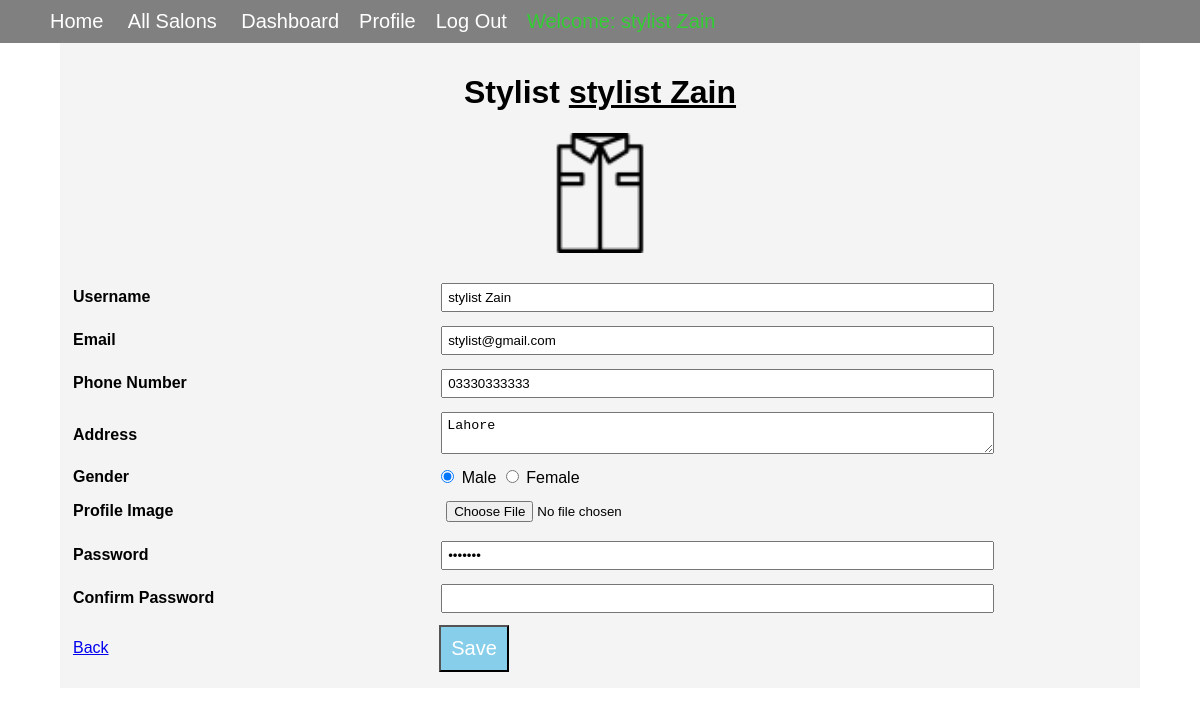
Page /stylist/profile.php (signed in) on the committed database.
### tables this page shows
CREATE TABLE `tbl_stylist` (
  `stylist_id` int(11) NOT NULL,
  `username` varchar(100) NOT NULL,
  `email` varchar(100) NOT NULL,
  `phone` varchar(15) DEFAULT NULL,
  `address` varchar(255) DEFAULT NULL,
  `gender` varchar(10) DEFAULT NULL,
  `profile_image` varchar(255) DEFAULT NULL,
  `password` varchar(255) NOT NULL,
  `services` int(11) DEFAULT NULL,
  `join_date` date NOT NULL
);

### stylist/profile.php (the view, shortened to what this page needs)
<!DOCTYPE html>
<html>
<head>
    <link rel="stylesheet" type="text/css" href="../include_files/mystyle.css">
</head>
<body>
<?php include_once "../navigation.php"; ?>
<?php
$user_id = $_SESSION['stylist_session']['user_id'];
require_once '../database_connection.php';
$sql = "SELECT * FROM tbl_stylist WHERE stylist_id = '$user_id'";
$result = $conn->query($sql);
$row = $result->fetch(PDO::FETCH_ASSOC);
?>
<form action="profile_update.php" method="post" enctype="multipart/form-data">
    <div align="center">
        <h1>Stylist <u><?php echo $row['username']; ?></u></h1>
        <img src="<?php echo $row['profile_image']; ?>" width="120">
    </div>
    <br>
    <table border="0">
        <tr>
            <td><strong>Username</strong></td>
            <td><input class="txt_input" type="text" name="username" required value="<?php echo $row['username'] ?>"></td>
        </tr>
        <tr>
            <td><strong>Email</strong></td>
            <td><input class="txt_input" type="text" name="email" required value="<?php echo $row['email'] ?>"></td>
        </tr>
        <tr>
            <td><strong>Phone Number</strong></td>
            <td><input class="txt_input" type="number" name="phone" required value="<?php echo $row['phone'] ?>"></td>
        </tr>
        <tr>
            <td><strong>Address</strong></td>
            <td>
                <textarea class="txt_input" name="address" required=""><?php echo $row['address'] ?></textarea>
            </td>
        </tr>
        <tr>
            <td><strong>Gender</strong></td>
            <td>
                <input type="radio" name="gender" value="Male" checked> Male
                <input type="radio" name="gender" value="Female"> Female
            </td>
        </tr>
        <tr>
            <td><strong>Profile Image</strong></td>
            <td><input class="txt_input" type="file" name="profileImage" required></td>
        </tr>
        <tr>
            <td><strong>Password</strong></td>
            <td><input class="txt_input" type="password" name="password" required value="<?php echo $row['password'] ?>"></td>
        </tr>
        <tr>
            <td><strong>Confirm Password</strong></td>
            <td><input class="txt_input" type="password" name="confirmPassword" required></td>
        </tr>
        <tr>
            <td><a href="stylist_dashboard.php">Back</a></td>
            <td><button class="submit_button" type="submit" name="submit">Save</button></td>
        </tr>
    </table>
</form>
</body>
</html>

### include_files/mystyle.css (style rules this page uses)
body { font-family: sans-serif; margin: 0; }
* { box-sizing: border-box; }

### stylist/profile.php (style rules this page uses)
form { padding: 10px; background-color: #d3d3d340; width: 90%; margin: 0 auto; }
table { width: 100%; }
.txt_input { padding: 5px; margin: 5px; width: 80%; }
.submit_button { padding: 10px; margin: 3px; background-color: skyblue; color: white; font-size: 20px; }

### rows in the picture
tbl_stylist: username "stylist Zain", profile_image (picture), email "stylist@gmail.com", phone "03330333333", address "Lahore"
